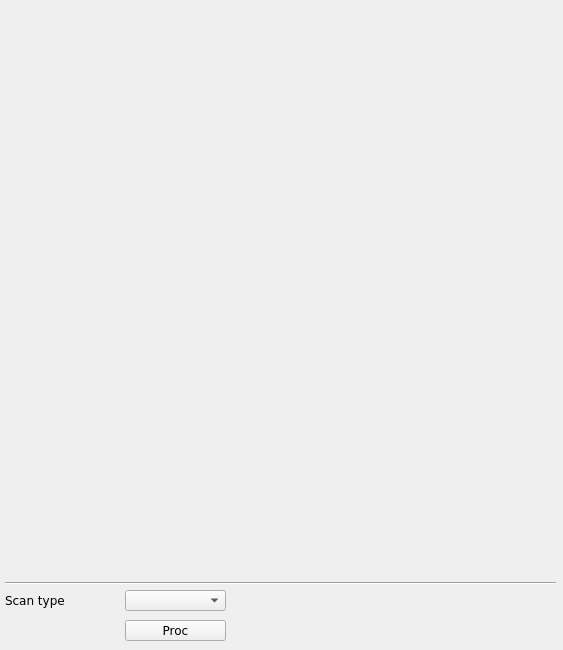
<?xml version="1.0" encoding="UTF-8"?>
<ui version="4.0">
 <class>mainWindow</class>
 <widget class="QMainWindow" name="mainWindow">
  <property name="geometry">
   <rect>
    <x>0</x>
    <y>0</y>
    <width>563</width>
    <height>650</height>
   </rect>
  </property>
  <property name="windowTitle">
   <string/>
  </property>
  <widget class="QWidget" name="centralwidget">
   <widget class="Line" name="line">
    <property name="geometry">
     <rect>
      <x>5</x>
      <y>575</y>
      <width>551</width>
      <height>16</height>
     </rect>
    </property>
    <property name="orientation">
     <enum>Qt::Horizontal</enum>
    </property>
   </widget>
   <widget class="caCartesianPlot" name="caCartesianPlot">
    <property name="geometry">
     <rect>
      <x>4</x>
      <y>10</y>
      <width>551</width>
      <height>561</height>
     </rect>
    </property>
    <property name="font">
     <font>
      <family>Sans</family>
      <pointsize>8</pointsize>
     </font>
    </property>
    <property name="Title" stdset="0">
     <string notr="true">Phase H2</string>
    </property>
    <property name="TitleX">
     <string notr="true">Data atoms</string>
    </property>
    <property name="TitleY">
     <string notr="true">Phase [nano degree]</string>
    </property>
    <property name="channels_1" stdset="0">
     <string notr="true">;$(BPM):sph.phase22</string>
    </property>
    <property name="Style_1">
     <enum>caCartesianPlot::Lines</enum>
    </property>
    <property name="symbol_1">
     <enum>caCartesianPlot::Star1</enum>
    </property>
    <property name="color_1">
     <color>
      <red>255</red>
      <green>0</green>
      <blue>0</blue>
     </color>
    </property>
    <property name="channels_2" stdset="0">
     <string notr="true"/>
    </property>
    <property name="symbol_2">
     <enum>caCartesianPlot::Star2</enum>
    </property>
    <property name="color_2">
     <color>
      <red>6</red>
      <green>0</green>
      <blue>255</blue>
     </color>
    </property>
    <property name="plotMode">
     <enum>caCartesianPlot::PlotNPointsAndStop</enum>
    </property>
    <property name="countNumOrChannel" stdset="0">
     <string notr="true"/>
    </property>
    <property name="triggerChannel" stdset="0">
     <string notr="true"/>
    </property>
    <property name="foreground">
     <color alpha="0">
      <red>255</red>
      <green>255</green>
      <blue>255</blue>
     </color>
    </property>
    <property name="gridColor">
     <color>
      <red>0</red>
      <green>0</green>
      <blue>0</blue>
     </color>
    </property>
    <property name="XaxisScaling" stdset="0">
     <enum>caCartesianPlot::Auto</enum>
    </property>
    <property name="XaxisLimits">
     <string>0;100</string>
    </property>
    <property name="YaxisLimits">
     <string>-1000000;-900000</string>
    </property>
   </widget>
   <widget class="QLabel" name="label_20">
    <property name="geometry">
     <rect>
      <x>5</x>
      <y>590</y>
      <width>131</width>
      <height>20</height>
     </rect>
    </property>
    <property name="font">
     <font>
      <family>DejaVu Sans</family>
      <pointsize>9</pointsize>
     </font>
    </property>
    <property name="text">
     <string>Scan type</string>
    </property>
   </widget>
   <widget class="caMessageButton" name="camessagebutton">
    <property name="geometry">
     <rect>
      <x>125</x>
      <y>620</y>
      <width>101</width>
      <height>21</height>
     </rect>
    </property>
    <property name="font">
     <font>
      <family>DejaVu Sans</family>
      <pointsize>9</pointsize>
     </font>
    </property>
    <property name="text">
     <string>Proc</string>
    </property>
    <property name="flat">
     <bool>false</bool>
    </property>
    <property name="fontScaleMode">
     <enum>EPushButton::WidthAndHeight</enum>
    </property>
    <property name="channel" stdset="0">
     <string notr="true">$(BPM):sph.PROC</string>
    </property>
    <property name="background">
     <color>
      <red>255</red>
      <green>255</green>
      <blue>255</blue>
     </color>
    </property>
    <property name="pressMessage">
     <string notr="true">1</string>
    </property>
   </widget>
   <widget class="caMenu" name="tbtddcsynth_scan">
    <property name="geometry">
     <rect>
      <x>125</x>
      <y>590</y>
      <width>101</width>
      <height>21</height>
     </rect>
    </property>
    <property name="font">
     <font>
      <family>DejaVu Sans</family>
      <pointsize>9</pointsize>
     </font>
    </property>
    <property name="channel" stdset="0">
     <string notr="true">$(BPM):sph.SCAN</string>
    </property>
   </widget>
  </widget>
 </widget>
 <customwidgets>
  <customwidget>
   <class>QwtPlot</class>
   <extends>QFrame</extends>
   <header>qwt_plot.h</header>
  </customwidget>
  <customwidget>
   <class>caMenu</class>
   <extends>QComboBox</extends>
   <header>caMenu</header>
  </customwidget>
  <customwidget>
   <class>caMessageButton</class>
   <extends>QPushButton</extends>
   <header>caMessageButton</header>
  </customwidget>
  <customwidget>
   <class>caCartesianPlot</class>
   <extends>QwtPlot</extends>
   <header>caCartesianPlot</header>
   <container>1</container>
  </customwidget>
 </customwidgets>
 <resources/>
 <connections/>
</ui>
